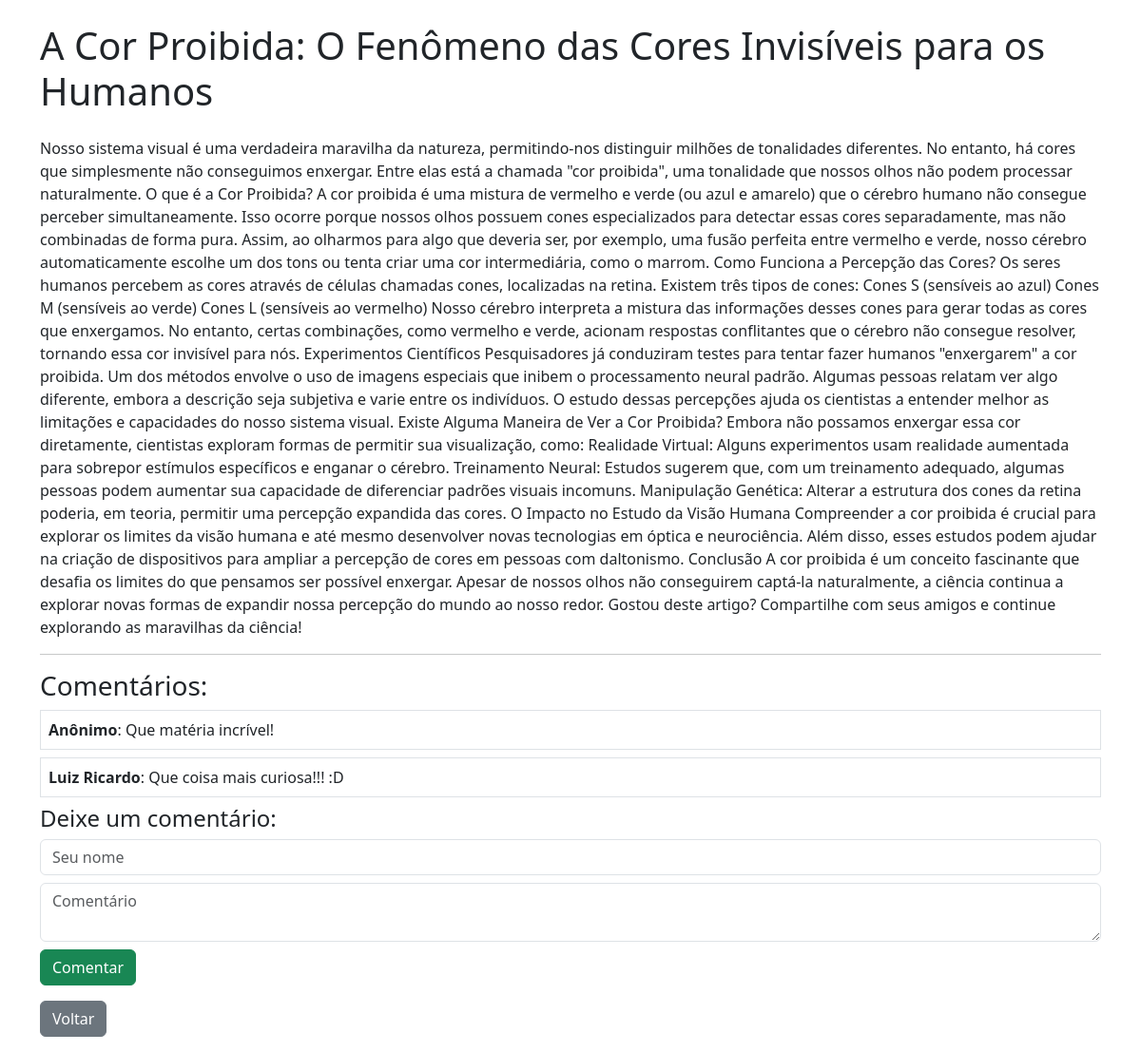
The app's page /post/1/ with its own data.
### blog/models.py (models this page shows, shortened)
class Post(models.Model):
    titulo = models.CharField(max_length=200)
    conteudo = models.TextField()
    autor = models.ForeignKey(User, on_delete=models.CASCADE)
    data_pub = models.DateTimeField(auto_now_add=True)

class Comentario(models.Model):
    post = models.ForeignKey(Post, on_delete=models.CASCADE, related_name="comentarios")
    autor = models.CharField(max_length=100)
    conteudo = models.TextField()
    data_pub = models.DateTimeField(auto_now_add=True)

### blog/views.py (the view)
# urls.py: path('post/<int:post_id>/', views.detalhe_post, name="detalhe_post")
def detalhe_post(request, post_id):
    post = get_object_or_404(Post, id=post_id)
    if request.method == 'POST':
        autor = request.POST.get('autor')
        conteudo = request.POST.get('conteudo')
        Comentario.objects.create(post=post, autor=autor, conteudo=conteudo)
    return render(request, 'blog/post.html', {'post': post})

### blog/templates/blog/post.html (shortened to what this page needs)
<!DOCTYPE html>
<html lang="pt-br">
<head>
    <link href="https://cdn.jsdelivr.net/npm/bootstrap@5.3.0/dist/css/bootstrap.min.css" rel="stylesheet">
</head>
<body class="container">
    <h1 class="my-4">{{ post.titulo }}</h1>
    <p>{{ post.conteudo }}</p>
    <hr>
    <h3>Comentários:</h3>
    {% for comentario in post.comentarios.all %}
        <div class="border p-2 my-2">
            <strong>{{ comentario.autor }}</strong>: {{ comentario.conteudo }}
        </div>
    {% endfor %}
    <h4>Deixe um comentário:</h4>
    <form method="post">
        <input type="text" name="autor" class="form-control my-2" placeholder="Seu nome" required>
        <textarea name="conteudo" class="form-control my-2" placeholder="Comentário" required></textarea>
        <button type="submit" class="btn btn-success">Comentar</button>
    </form>
    <a href="{% url 'blog:lista_posts' %}" class="btn btn-secondary my-3">Voltar</a>
</body>
</html>

### records on screen
Post: titulo "A Cor Proibida: O Fenômeno das Cores Invisíveis para os Humanos", conteudo "Nosso sistema visual é uma verdadeira maravilha da natureza, permitindo-nos distinguir milhões de tonalidades diferentes. No entanto, há cores que simplesmente não conseguimos enxergar. Entre elas está a chamada \"cor proibida\", uma tonalidade que nossos olhos não podem processar naturalmente. O que é a Cor Proibida? A cor proibida é uma mistura de vermelho e verde (ou azul e amarelo) que o cérebro humano não consegue perceber simultaneamente. Isso ocorre porque nossos olhos possuem cones especializados para detectar essas cores separadamente, mas não combinadas de forma pura. Assim, ao olharmos para algo que deveria ser, por exemplo, uma fusão perfeita entre vermelho e verde, nosso cérebro…"
Comentario: autor "Anônimo", conteudo "Que matéria incrível!"
Comentario: autor "Luiz Ricardo", conteudo "Que coisa mais curiosa!!! :D"
